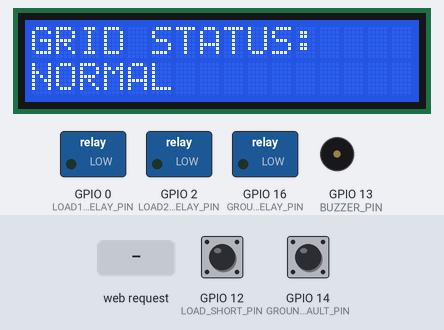
Bench run of a sketch on a simulated ESP8266 (NodeMCU). On the bench: 16×2 character LCD, switched loads named in the sketch (green lamp = pin HIGH), buzzer (waves = sounding, pin HIGH). The inputs (shaded band) are chosen by the test bench; at power-on: GPIO 12 (LOAD_SHORT_PIN) HIGH, GPIO 14 (GROUND_FAULT_PIN) HIGH. Random numbers use the default seed unless the sketch sets one; what the sketch prints to the serial monitor is not drawn.

Above: at 7.3 s.
7.4 s: GPIO 12 (LOAD_SHORT_PIN) pulled LOW for 1 s
At 8.2 s:
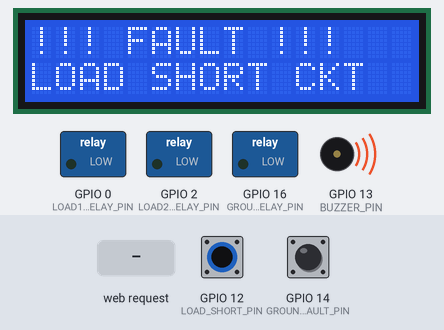
10.0 s: GPIO 14 (GROUND_FAULT_PIN) pulled LOW for 0.15 s
At 10.25 s:
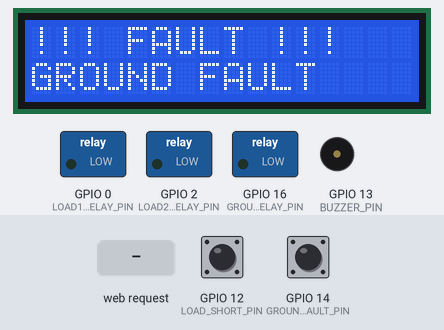
11.8 s: HTTP request GET /cmd?c=A received
At 12.7 s:
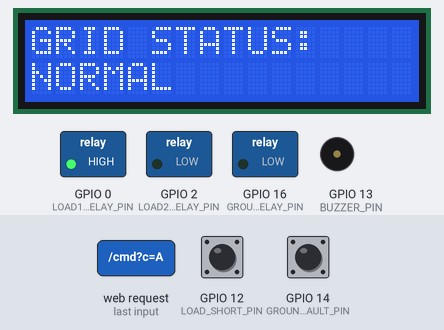
13.3 s: HTTP request GET /cmd?c=B received
At 13.9 s:
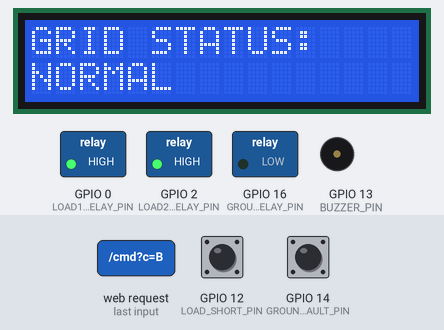
14.8 s: GPIO 14 (GROUND_FAULT_PIN) pulled LOW for 1 s
At 15.6 s:
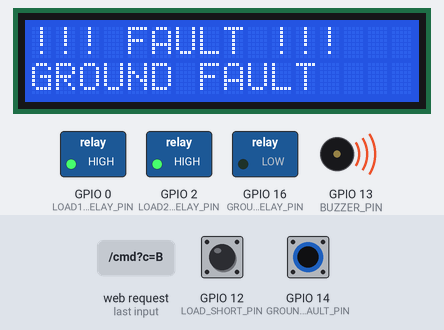
17.6 s: HTTP request GET /cmd?c=C received
At 18.7 s:
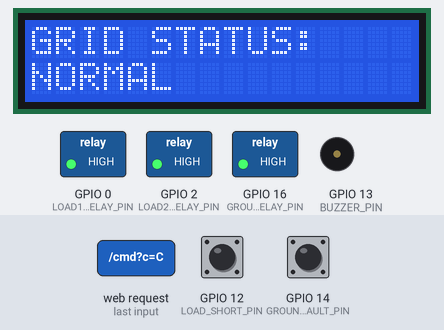
Timing chart, 0 to 20.1 s (numbered marks = the images above; inputs shaded):
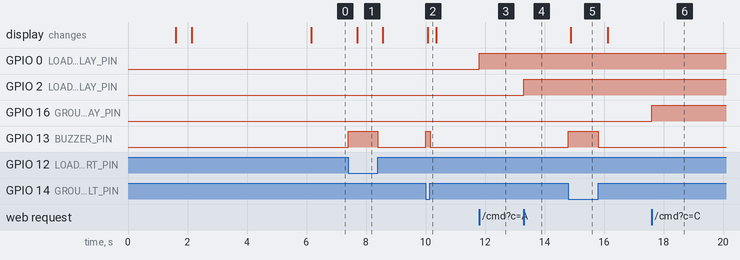

Measured:
- after the input at 7.4 s, GPIO 13 (BUZZER_PIN): LOW → HIGH at once, → LOW 1.0 s later; the display: changes after 0.30 s (image 1)
- after the input at 10.0 s, GPIO 13 (BUZZER_PIN): LOW → HIGH at once, → LOW 0.15 s later; the display: changes after 0.08 s (image 2)
- after the input at 11.8 s, GPIO 0 (LOAD1_RELAY_PIN): LOW → HIGH at once
- after the input at 13.3 s, GPIO 2 (LOAD2_RELAY_PIN): LOW → HIGH at once
- after the input at 14.8 s, GPIO 13 (BUZZER_PIN): LOW → HIGH at once, → LOW 1.0 s later; the display: changes after 0.09 s (image 5)
- after the input at 17.6 s, GPIO 16 (GROUND_RELAY_PIN): LOW → HIGH at once

The sketch:

Code.ino
```cpp
#include <Wire.h>
#include <LiquidCrystal_I2C.h>
#include <ESP8266WiFi.h>
#include <ESP8266WebServer.h>
#include <math.h>

// ================= LCD =================
LiquidCrystal_I2C lcd(0x27, 16, 2);

// ================= Fault Sensor Input Pins (NodeMCU labels) =================
// Using ESP8266's INTERNAL pull-up (no external resistor needed).
// Connect switch/sensor between this pin and GND. Pin floating/open = HIGH (no fault).
// Pin pulled to GND (switch closed / sensor triggers) = LOW = fault.
#define GROUND_FAULT_PIN 14  // D5
#define LOAD_SHORT_PIN   12  // D6

// ================= Buzzer =================
#define BUZZER_PIN 13         // D7

// ================= I2C Pins =================
#define I2C_SDA 4             // D2
#define I2C_SCL 5             // D1

// ================= Manual Relay Output Pins (breaker control) =================
// CAUTION: D3(GPIO0) and D4(GPIO2) are boot-strapping pins.
// Drive them through a relay module / transistor that stays high-impedance
// until the ESP actively sets the pin - do NOT tie them directly to GND/3.3V externally.
#define LOAD1_RELAY_PIN  0    // D3 - Load Short Line 1 breaker
#define LOAD2_RELAY_PIN  2    // D4 - Load Short Line 2 breaker (shares onboard LED, active LOW)
#define GROUND_RELAY_PIN 16   // D0 - Ground fault line breaker

// ================= WiFi Access Point =================
const char* AP_SSID     = "FaultMonitor_SCADA";
const char* AP_PASSWORD = "12345678";

ESP8266WebServer server(80);

// ================= Fault / Buzzer State =================
bool groundFaultActive = false;
bool loadShortActive   = false;
bool buzzerState       = false;

unsigned int groundFaultCount = 0;
unsigned int loadShortCount   = 0;

int prevGroundFault = HIGH;
int prevLoadShort   = HIGH;

unsigned long lastLCDUpdate = 0;
const unsigned long LCD_INTERVAL = 300;

// ================= Manual Breaker Commanded State (from web buttons: A, B, C) =================
bool cmdLoad1  = false; // 'A' - Load Line 1
bool cmdLoad2  = false; // 'B' - Load Line 2
bool cmdGround = false; // 'C' - Ground Line

// Effective (actual) output state after fault-override safety logic
bool effLoad1 = false, effLoad2 = false, effGround = false;

// ================= Simulated Electrical Readings =================
// NOTE: No voltage/current sensor is wired yet - these are DEMO values
// (smooth wave + small noise) purely for the prototype dashboard look.
// Replace with real ZMPT101B / ACS712 readings later if needed.
float voltageStepUp   = 0; // simulated transmission-side voltage (V)
float voltageStepDown = 0; // simulated load-side voltage (V)
float lineCurrent     = 0; // simulated current (A)
float transPower      = 0; // computed power (kW)

void updateSimulatedReadings() {
  float t = millis() / 1000.0;
  voltageStepUp   = 11000 + 150 * sin(t * 0.4) + random(-40, 40);
  voltageStepDown = 220   + 4   * sin(t * 0.7) + random(-2, 2);
  lineCurrent     = (loadShortActive || groundFaultActive) ? 0.0
                     : (8.0 + 2.0 * sin(t * 0.9) + random(-30, 30) / 100.0);
  transPower      = (voltageStepDown * lineCurrent) / 1000.0; // kW
}

// ============================================================
//                      WEB PAGE (HTML)
// ============================================================
const char INDEX_HTML[] PROGMEM = R"rawliteral(
<!DOCTYPE html>
<html>
<head>
<meta charset="UTF-8">
<title>IoT Power Grid Fault Detection - Mini SCADA</title>
<meta name="viewport" content="width=device-width, initial-scale=1">
<style>
  *{box-sizing:border-box;}
  body{font-family:'Segoe UI',Arial,sans-serif;background:linear-gradient(180deg,#0a0e1a,#111a2e);color:#e8ecf1;margin:0;padding:16px;}
  h1{text-align:center;font-size:18px;color:#4fd1ff;margin:4px 0 2px;letter-spacing:1px;}
  h2{text-align:center;font-size:12px;color:#7f8ba3;margin:0 0 16px;font-weight:normal;}
  .panel{background:#151d30;border:1px solid #23304d;border-radius:12px;padding:14px;margin-bottom:14px;box-shadow:0 4px 12px rgba(0,0,0,.3);}
  .title{font-size:11px;color:#7f8ba3;text-transform:uppercase;letter-spacing:1px;margin-bottom:10px;text-align:center;}

  .line-diagram{display:flex;align-items:center;justify-content:space-between;padding:16px 6px 10px;overflow-x:auto;gap:2px;}
  .node{display:flex;flex-direction:column;align-items:center;min-width:58px;font-size:9px;color:#9aa7bd;font-weight:600;letter-spacing:.4px;}
  .node .icon{width:38px;height:38px;border-radius:50%;background:radial-gradient(circle at 30% 30%,#2c3f66,#18233c);display:flex;align-items:center;justify-content:center;font-size:17px;margin-bottom:6px;border:2px solid #3d5a8a;box-shadow:0 0 10px rgba(79,209,255,.3);color:#4fd1ff;}
  .wire{flex:1;height:4px;min-width:16px;background:repeating-linear-gradient(90deg,#2fd27a 0 9px,transparent 9px 18px);background-size:18px 4px;margin:0 3px;border-radius:2px;animation:flow .7s linear infinite;box-shadow:0 0 6px rgba(47,210,122,.4);}
  .wire.fault{background:repeating-linear-gradient(90deg,#ff4d4d 0 9px,transparent 9px 18px);animation:none;box-shadow:0 0 6px rgba(255,77,77,.5);}
  @keyframes flow{from{background-position:0 0;}to{background-position:18px 0;}} /* moves left -> right, toward the load */
  .node.fault .icon{border-color:#ff4d4d;background:radial-gradient(circle at 30% 30%,#4a1622,#2a0d14);color:#ff4d4d;box-shadow:0 0 12px rgba(255,77,77,.55);animation:blink 1s infinite;}
  @keyframes blink{50%{opacity:.4;}}

  .grid{display:grid;grid-template-columns:1fr 1fr;gap:10px;}
  .card{background:#1b2438;border-radius:10px;padding:10px;text-align:center;}
  .card .label{font-size:10px;color:#8b96ad;margin-bottom:4px;}
  .card .val{font-size:19px;font-weight:bold;color:#4fd1ff;}
  .bar-bg{height:6px;background:#0c1220;border-radius:4px;margin-top:6px;overflow:hidden;}
  .bar-fill{height:100%;background:linear-gradient(90deg,#4fd1ff,#2fd27a);width:0%;transition:width .4s;}

  .status-grid{display:grid;grid-template-columns:1fr 1fr;gap:10px;}
  .status-card{background:#1b2438;border-radius:10px;padding:12px;text-align:center;}
  .status-card.full{grid-column:1/3;}
  .ok{color:#2fd27a;}
  .fault-text{color:#ff4d4d;animation:blink 1s infinite;}

  .switch-row{display:flex;justify-content:space-around;flex-wrap:wrap;gap:10px;}
  .switch-box{display:flex;flex-direction:column;align-items:center;font-size:11px;color:#9aa7bd;}
  .switch{width:52px;height:28px;background:#0c1220;border-radius:14px;position:relative;cursor:pointer;border:1px solid #35507a;margin:6px 0;}
  .switch .knob{width:22px;height:22px;background:#4fd1ff;border-radius:50%;position:absolute;top:2px;left:2px;transition:.25s;}
  .switch.on .knob{left:27px;background:#2fd27a;}
  .switch.locked{opacity:.5;cursor:not-allowed;}
  .switch.locked .knob{background:#ff4d4d;}

  #resetBtn{display:block;margin:14px auto 0;padding:10px 26px;background:linear-gradient(135deg,#ff6b4d,#e6392a);border:none;border-radius:20px;color:#fff;font-weight:bold;font-size:12px;letter-spacing:1px;cursor:pointer;box-shadow:0 4px 10px rgba(230,57,42,.35);}
  #resetBtn:active{transform:scale(.96);}

  #trend{width:100%;height:70px;}

  .credits{font-size:11px;color:#6b7690;line-height:1.7;}
  .credits div{text-align:justify;text-align-last:justify;}
  .credits b{color:#9aa7bd;}
  .footer-note{text-align:center;font-size:10px;color:#4a5470;margin-top:10px;}
</style>
</head>
<body>

<h1>IoT BASED POWER GRID FAULT DETECTION SYSTEM</h1>
<h2>( MINI SCADA PROTOTYPE )</h2>

<div class="panel">
  <div class="title">Single Line Diagram</div>
  <div class="line-diagram">
    <div class="node"><div class="icon">G</div>GEN</div>
    <div class="wire"></div>
    <div class="node"><div class="icon">&uarr;</div>STEP-UP</div>
    <div class="wire" id="wireGround"></div>
    <div class="node" id="nodeGround"><div class="icon">&#9013;</div>GND FAULT</div>
    <div class="wire" id="wireLoad"></div>
    <div class="node"><div class="icon">&darr;</div>STEP-DOWN</div>
    <div class="wire"></div>
    <div class="node" id="nodeLoad"><div class="icon">L</div>LOAD</div>
  </div>
</div>

<div class="panel">
  <div class="title">Live Electrical Parameters</div>
  <div class="grid">
    <div class="card"><div class="label">STEP-UP VOLTAGE</div><div class="val" id="vUp">--</div><div class="bar-bg"><div class="bar-fill" id="barVUp"></div></div></div>
    <div class="card"><div class="label">STEP-DOWN VOLTAGE</div><div class="val" id="vDown">--</div><div class="bar-bg"><div class="bar-fill" id="barVDown"></div></div></div>
    <div class="card"><div class="label">LINE CURRENT</div><div class="val" id="current">--</div><div class="bar-bg"><div class="bar-fill" id="barCurrent"></div></div></div>
    <div class="card"><div class="label">TRANSMISSION POWER</div><div class="val" id="power">--</div><div class="bar-bg"><div class="bar-fill" id="barPower"></div></div></div>
  </div>
</div>

<div class="panel">
  <div class="title">Power Trend (kW)</div>
  <svg id="trend" viewBox="0 0 300 70"><polyline id="trendLine" points="" fill="none" stroke="#4fd1ff" stroke-width="2"/></svg>
</div>

<div class="panel">
  <div class="title">System Status</div>
  <div class="status-grid">
    <div class="status-card full"><div class="label">OVERALL STATUS</div><div class="val" id="sysStatus">--</div></div>
    <div class="status-card"><div class="label">GROUND FAULT</div><div class="val" id="groundFault">--</div></div>
    <div class="status-card"><div class="label">LOAD SHORT</div><div class="val" id="loadShort">--</div></div>
    <div class="status-card"><div class="label">BUZZER</div><div class="val" id="buzzer">--</div></div>
    <div class="status-card"><div class="label">UPTIME (s)</div><div class="val" id="uptime">--</div></div>
    <div class="status-card"><div class="label">GND COUNT</div><div class="val" id="gCount">--</div></div>
    <div class="status-card"><div class="label">LOAD COUNT</div><div class="val" id="lCount">--</div></div>
  </div>
</div>

<div class="panel">
  <div class="title">Manual Breaker Control</div>
  <div class="switch-row">
    <div class="switch-box">Load Line 1<div class="switch" id="swA" onclick="sendCmd('A')"><div class="knob"></div></div><span id="lblA">OFF</span></div>
    <div class="switch-box">Load Line 2<div class="switch" id="swB" onclick="sendCmd('B')"><div class="knob"></div></div><span id="lblB">OFF</span></div>
    <div class="switch-box">Ground Line<div class="switch" id="swC" onclick="sendCmd('C')"><div class="knob"></div></div><span id="lblC">OFF</span></div>
  </div>
  <div class="footer-note">A fault on a line auto-trips (locks) its breaker until the fault clears</div>
  <button id="resetBtn" onclick="sendReset()">RESET SYSTEM</button>
</div>

<div class="panel credits">
  <div><b>Project Developer</b> - M. Shoyab Sadik</div>
  <div><b>Report Writing</b> - Md. Sohan</div>
  <div><b>3D Creative Designers</b></div>
  <div>Sadia Zaman Atoshi &nbsp;|&nbsp; Israt Jahan &nbsp;|&nbsp; Moumita Samadder</div>
</div>

<script>
let history = [];
let loadLocked = false, groundLocked = false;

async function sendReset(){
  await fetch('/reset');
  updateData();
}

async function sendCmd(c){
  if (c !== 'C' && loadLocked) return;
  if (c === 'C' && groundLocked) return;
  await fetch('/cmd?c=' + c);
  updateData();
}

function setSwitch(id, lblId, on, locked){
  const sw = document.getElementById(id);
  const lbl = document.getElementById(lblId);
  sw.classList.toggle('on', on);
  sw.classList.toggle('locked', locked);
  lbl.innerText = locked ? "TRIPPED" : (on ? "ON" : "OFF");
}

async function updateData(){
  try{
    const res = await fetch('/data');
    const d = await res.json();

    document.getElementById('groundFault').innerText = d.groundFault ? "FAULT" : "OK";
    document.getElementById('groundFault').className = "val " + (d.groundFault ? "fault-text" : "ok");
    document.getElementById('loadShort').innerText = d.loadShort ? "FAULT" : "OK";
    document.getElementById('loadShort').className = "val " + (d.loadShort ? "fault-text" : "ok");
    document.getElementById('buzzer').innerText = d.buzzer ? "ON" : "OFF";
    document.getElementById('buzzer').className = "val " + (d.buzzer ? "fault-text" : "ok");
    document.getElementById('sysStatus').innerText = (d.groundFault || d.loadShort) ? "!!! FAULT !!!" : "NORMAL";
    document.getElementById('sysStatus').className = "val " + ((d.groundFault || d.loadShort) ? "fault-text" : "ok");
    document.getElementById('uptime').innerText = d.uptime;
    document.getElementById('gCount').innerText = d.gCount;
    document.getElementById('lCount').innerText = d.lCount;

    document.getElementById('vUp').innerText = d.vUp + " V";
    document.getElementById('vDown').innerText = d.vDown + " V";
    document.getElementById('current').innerText = d.current + " A";
    document.getElementById('power').innerText = d.power + " kW";

    document.getElementById('barVUp').style.width = Math.min(100, (d.vUp / 12000) * 100) + "%";
    document.getElementById('barVDown').style.width = Math.min(100, (d.vDown / 250) * 100) + "%";
    document.getElementById('barCurrent').style.width = Math.min(100, (d.current / 15) * 100) + "%";
    document.getElementById('barPower').style.width = Math.min(100, (d.power / 3) * 100) + "%";

    document.getElementById('nodeGround').classList.toggle('fault', !!d.groundFault);
    document.getElementById('nodeLoad').classList.toggle('fault', !!d.loadShort);
    document.getElementById('wireGround').classList.toggle('fault', !!d.groundFault);
    document.getElementById('wireLoad').classList.toggle('fault', !!d.loadShort);

    groundLocked = !!d.groundFault;
    loadLocked = !!d.loadShort;
    setSwitch('swA', 'lblA', d.load1, loadLocked);
    setSwitch('swB', 'lblB', d.load2, loadLocked);
    setSwitch('swC', 'lblC', d.ground, groundLocked);

    history.push(parseFloat(d.power));
    if (history.length > 30) history.shift();
    const maxP = Math.max(3, ...history);
    let pts = history.map((v, i) => (i * (300 / 29)) + "," + (70 - (v / maxP) * 65)).join(" ");
    document.getElementById('trendLine').setAttribute('points', pts);

  } catch(e) {}
}
setInterval(updateData, 600);
updateData();
</script>
</body>
</html>
)rawliteral";

// ============================================================
//                      WEB SERVER HANDLERS
// ============================================================
void handleRoot() {
  server.send_P(200, "text/html", INDEX_HTML);
}

void handleData() {
  String json = "{";
  json += "\"groundFault\":" + String(groundFaultActive ? 1 : 0) + ",";
  json += "\"loadShort\":"   + String(loadShortActive ? 1 : 0) + ",";
  json += "\"buzzer\":"      + String(buzzerState ? 1 : 0) + ",";
  json += "\"uptime\":"      + String(millis() / 1000) + ",";
  json += "\"gCount\":"      + String(groundFaultCount) + ",";
  json += "\"lCount\":"      + String(loadShortCount) + ",";
  json += "\"vUp\":"         + String(voltageStepUp, 0) + ",";
  json += "\"vDown\":"       + String(voltageStepDown, 1) + ",";
  json += "\"current\":"     + String(lineCurrent, 2) + ",";
  json += "\"power\":"       + String(transPower, 2) + ",";
  json += "\"load1\":"       + String(effLoad1 ? 1 : 0) + ",";
  json += "\"load2\":"       + String(effLoad2 ? 1 : 0) + ",";
  json += "\"ground\":"      + String(effGround ? 1 : 0);
  json += "}";
  server.send(200, "application/json", json);
}

void handleCmd() {
  if (server.hasArg("c")) {
    String c = server.arg("c");
    if (c == "A") cmdLoad1  = !cmdLoad1;
    else if (c == "B") cmdLoad2  = !cmdLoad2;
    else if (c == "C") cmdGround = !cmdGround;
  }
  server.send(200, "text/plain", "OK");
}

void handleReset() {
  groundFaultCount = 0;
  loadShortCount   = 0;
  cmdLoad1  = false;
  cmdLoad2  = false;
  cmdGround = false;
  server.send(200, "text/plain", "OK");
  // NOTE: if the sensor pin is still physically pulled LOW (real fault still
  // present, or nothing wired to it yet), groundFaultActive/loadShortActive
  // will read true again on the very next loop() and FAULT will reappear -
  // this reset only clears counts/manual state, it cannot hide a real fault.
}

void handleNotFound() {
  server.send(404, "text/plain", "Not Found");
}

// ============================================================
//                          SETUP
// ============================================================
void setup() {
  Serial.begin(115200);

  // Fault sensor inputs - internal pull-up used, no external resistor needed
  pinMode(GROUND_FAULT_PIN, INPUT_PULLUP);
  pinMode(LOAD_SHORT_PIN, INPUT_PULLUP);

  // Buzzer
  pinMode(BUZZER_PIN, OUTPUT);
  digitalWrite(BUZZER_PIN, LOW);

  // Manual breaker relay outputs - default OFF
  pinMode(LOAD1_RELAY_PIN, OUTPUT);
  pinMode(LOAD2_RELAY_PIN, OUTPUT);
  pinMode(GROUND_RELAY_PIN, OUTPUT);
  digitalWrite(LOAD1_RELAY_PIN, LOW);
  digitalWrite(LOAD2_RELAY_PIN, LOW);
  digitalWrite(GROUND_RELAY_PIN, LOW);

  // I2C
  Wire.begin(I2C_SDA, I2C_SCL);

  // LCD
  lcd.init();
  lcd.backlight();
  lcd.clear();
  lcd.setCursor(0, 0);
  lcd.print("POWER GRID");
  lcd.setCursor(0, 1);
  lcd.print("FAULT MONITOR");
  delay(1500);

  // -------- WiFi Access Point --------
  lcd.clear();
  lcd.setCursor(0, 0);
  lcd.print("Starting AP...");

  WiFi.mode(WIFI_AP);
  WiFi.softAP(AP_SSID, AP_PASSWORD);
  delay(500);

  IPAddress apIP = WiFi.softAPIP(); // default: 192.168.4.1

  Serial.println();
  Serial.print("Access Point started. SSID: ");
  Serial.println(AP_SSID);
  Serial.print("Open IP: ");
  Serial.println(apIP);

  lcd.clear();
  lcd.setCursor(0, 0);
  lcd.print("WiFi: ");
  lcd.print(AP_SSID);
  lcd.setCursor(0, 1);
  lcd.print(apIP);
  delay(4000);

  // -------- Web Server Routes --------
  server.on("/", handleRoot);
  server.on("/data", handleData);
  server.on("/cmd", handleCmd);
  server.on("/reset", handleReset);
  server.onNotFound(handleNotFound);
  server.begin();
  Serial.println("HTTP server started");

  lcd.clear();
}

// ============================================================
//                          LOOP
// ============================================================
void loop() {
  server.handleClient(); // no blocking delay() anywhere in loop()

  int groundFault = digitalRead(GROUND_FAULT_PIN);
  int loadShort   = digitalRead(LOAD_SHORT_PIN);

  groundFaultActive = (groundFault == LOW);
  loadShortActive   = (loadShort == LOW);

  // ---- Edge detection: count fault start + auto-trip (lock) breakers ----
  if (groundFault == LOW && prevGroundFault == HIGH) {
    groundFaultCount++;
    cmdGround = false; // safety trip - operator must manually re-close after clearing fault
  }
  if (loadShort == LOW && prevLoadShort == HIGH) {
    loadShortCount++;
    cmdLoad1 = false;
    cmdLoad2 = false; // both load lines share this sensor for now
  }
  prevGroundFault = groundFault;
  prevLoadShort   = loadShort;

  // ---- Effective breaker state = manual command AND NOT faulted (fault always wins) ----
  effLoad1  = cmdLoad1  && !loadShortActive;
  effLoad2  = cmdLoad2  && !loadShortActive;
  effGround = cmdGround && !groundFaultActive;

  digitalWrite(LOAD1_RELAY_PIN,  effLoad1  ? HIGH : LOW);
  digitalWrite(LOAD2_RELAY_PIN,  effLoad2  ? HIGH : LOW);
  digitalWrite(GROUND_RELAY_PIN, effGround ? HIGH : LOW);

  // ---- Buzzer ----
  buzzerState = (groundFaultActive || loadShortActive);
  digitalWrite(BUZZER_PIN, buzzerState ? HIGH : LOW);

  // ---- Simulated electrical readings for the dashboard ----
  updateSimulatedReadings();

  // ---- LCD + Serial update every 300 ms (non-blocking) ----
  if (millis() - lastLCDUpdate >= LCD_INTERVAL) {
    lastLCDUpdate = millis();
    lcd.clear();

    if (groundFaultActive) {
      lcd.setCursor(0, 0);
      lcd.print("!!! FAULT !!!");
      lcd.setCursor(0, 1);
      lcd.print("GROUND FAULT");
      Serial.println("GROUND FAULT DETECTED");
    }
    else if (loadShortActive) {
      lcd.setCursor(0, 0);
      lcd.print("!!! FAULT !!!");
      lcd.setCursor(0, 1);
      lcd.print("LOAD SHORT CKT");
      Serial.println("LOAD SHORT CIRCUIT");
    }
    else {
      lcd.setCursor(0, 0);
      lcd.print("GRID STATUS:");
      lcd.setCursor(0, 1);
      lcd.print("NORMAL");
      Serial.println("SYSTEM NORMAL");
    }
  }
}
```
